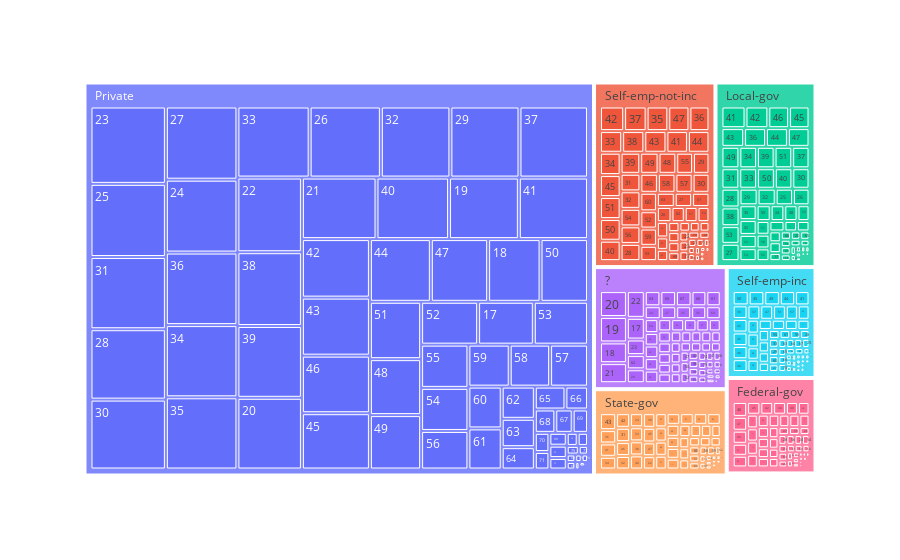

Notebook cell for this chart:
### Code cell
plot = px.treemap(base_census, path=['workclass', 'age'])
plot.show()

### Figure 1 — Plotly figure (JSON) as saved in the notebook; plotly's stock layout.template omitted (floating-point values rounded to 4 significant figures; data arrays with more than 128 entries replaced by an {"elided": "..."} marker saying what was removed)
{"data": [{"branchvalues": "total", "domain": {"x": [0, 1], "y": [0, 1]}, "hovertemplate": "labels=%{label}<br>count=%{value}<br>parent=%{parent}<br>id=%{id}<extra></extra>", "ids": {"elided": "490 str values"}, "labels": {"elided": "490 str values"}, "level": "741a85", "name": "", "parents": {"elided": "490 str values"}, "type": "treemap", "values": {"elided": "490 int values"}}], "layout": {"autosize": true, "legend": {"tracegroupgap": 0}, "margin": {"t": 60}}}
